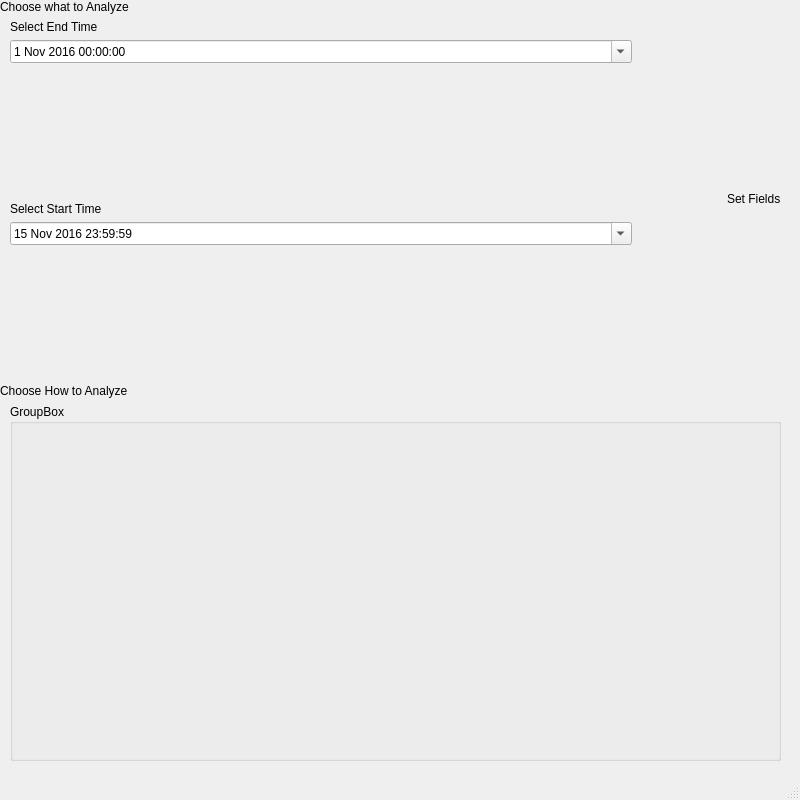
<?xml version="1.0" encoding="UTF-8"?>
<ui version="4.0">
 <class>MainWindow</class>
 <widget class="QMainWindow" name="MainWindow">
  <property name="geometry">
   <rect>
    <x>0</x>
    <y>0</y>
    <width>800</width>
    <height>800</height>
   </rect>
  </property>
  <property name="windowTitle">
   <string>MainWindow</string>
  </property>
  <widget class="QWidget" name="centralwidget">
   <widget class="QWidget" name="verticalLayoutWidget">
    <property name="geometry">
     <rect>
      <x>0</x>
      <y>0</y>
      <width>781</width>
      <height>761</height>
     </rect>
    </property>
    <layout class="QVBoxLayout" name="mainLayout" stretch="1,10,1,10">
     <item>
      <widget class="QLabel" name="label">
       <property name="sizePolicy">
        <sizepolicy hsizetype="Fixed" vsizetype="Fixed">
         <horstretch>0</horstretch>
         <verstretch>0</verstretch>
        </sizepolicy>
       </property>
       <property name="text">
        <string>Choose what to Analyze</string>
       </property>
      </widget>
     </item>
     <item>
      <layout class="QHBoxLayout" name="dataChoosingLayout" stretch="1,1">
       <property name="leftMargin">
        <number>10</number>
       </property>
       <item>
        <layout class="QHBoxLayout" name="timeSettingLayout" stretch="7,1">
         <item>
          <layout class="QVBoxLayout" name="verticalLayout" stretch="0,10,0,1,10,0">
           <item>
            <widget class="QLabel" name="label_4">
             <property name="sizePolicy">
              <sizepolicy hsizetype="Fixed" vsizetype="Fixed">
               <horstretch>0</horstretch>
               <verstretch>0</verstretch>
              </sizepolicy>
             </property>
             <property name="text">
              <string>Select End Time</string>
             </property>
            </widget>
           </item>
           <item>
            <widget class="QDateTimeEdit" name="startDateTimeEdit">
             <property name="maximumDateTime">
              <datetime>
               <hour>23</hour>
               <minute>59</minute>
               <second>59</second>
               <year>2016</year>
               <month>11</month>
               <day>15</day>
              </datetime>
             </property>
             <property name="minimumDateTime">
              <datetime>
               <hour>0</hour>
               <minute>0</minute>
               <second>0</second>
               <year>2016</year>
               <month>11</month>
               <day>1</day>
              </datetime>
             </property>
             <property name="calendarPopup">
              <bool>true</bool>
             </property>
            </widget>
           </item>
           <item>
            <spacer name="verticalSpacer_2">
             <property name="orientation">
              <enum>Qt::Vertical</enum>
             </property>
             <property name="sizeHint" stdset="0">
              <size>
               <width>20</width>
               <height>40</height>
              </size>
             </property>
            </spacer>
           </item>
           <item>
            <widget class="QLabel" name="label_3">
             <property name="sizePolicy">
              <sizepolicy hsizetype="Fixed" vsizetype="Fixed">
               <horstretch>0</horstretch>
               <verstretch>0</verstretch>
              </sizepolicy>
             </property>
             <property name="text">
              <string>Select Start Time</string>
             </property>
            </widget>
           </item>
           <item>
            <widget class="QDateTimeEdit" name="endDateTimeEdit">
             <property name="sizePolicy">
              <sizepolicy hsizetype="Preferred" vsizetype="Maximum">
               <horstretch>0</horstretch>
               <verstretch>0</verstretch>
              </sizepolicy>
             </property>
             <property name="dateTime">
              <datetime>
               <hour>23</hour>
               <minute>59</minute>
               <second>59</second>
               <year>2016</year>
               <month>11</month>
               <day>15</day>
              </datetime>
             </property>
             <property name="date">
              <date>
               <year>2016</year>
               <month>11</month>
               <day>15</day>
              </date>
             </property>
             <property name="maximumDateTime">
              <datetime>
               <hour>23</hour>
               <minute>59</minute>
               <second>59</second>
               <year>2016</year>
               <month>11</month>
               <day>15</day>
              </datetime>
             </property>
             <property name="minimumDateTime">
              <datetime>
               <hour>0</hour>
               <minute>0</minute>
               <second>0</second>
               <year>2016</year>
               <month>11</month>
               <day>1</day>
              </datetime>
             </property>
             <property name="calendarPopup">
              <bool>true</bool>
             </property>
            </widget>
           </item>
           <item>
            <spacer name="verticalSpacer">
             <property name="orientation">
              <enum>Qt::Vertical</enum>
             </property>
             <property name="sizeHint" stdset="0">
              <size>
               <width>20</width>
               <height>40</height>
              </size>
             </property>
            </spacer>
           </item>
          </layout>
         </item>
         <item>
          <layout class="QVBoxLayout" name="startAndEndLayout"/>
         </item>
        </layout>
       </item>
       <item>
        <layout class="QVBoxLayout" name="fieldsSettingLayout">
         <item>
          <widget class="QLabel" name="label_5">
           <property name="sizePolicy">
            <sizepolicy hsizetype="Preferred" vsizetype="Fixed">
             <horstretch>0</horstretch>
             <verstretch>0</verstretch>
            </sizepolicy>
           </property>
           <property name="text">
            <string>Set Fields</string>
           </property>
          </widget>
         </item>
         <item>
          <layout class="QGridLayout" name="gridLayout"/>
         </item>
        </layout>
       </item>
      </layout>
     </item>
     <item>
      <widget class="QLabel" name="label_2">
       <property name="enabled">
        <bool>true</bool>
       </property>
       <property name="sizePolicy">
        <sizepolicy hsizetype="Fixed" vsizetype="Fixed">
         <horstretch>0</horstretch>
         <verstretch>0</verstretch>
        </sizepolicy>
       </property>
       <property name="text">
        <string>Choose How to Analyze</string>
       </property>
      </widget>
     </item>
     <item>
      <layout class="QHBoxLayout" name="analyzerChoosingLayout">
       <property name="leftMargin">
        <number>10</number>
       </property>
       <item>
        <widget class="QGroupBox" name="groupBox">
         <property name="title">
          <string>GroupBox</string>
         </property>
        </widget>
       </item>
      </layout>
     </item>
    </layout>
   </widget>
  </widget>
  <widget class="QMenuBar" name="menubar">
   <property name="geometry">
    <rect>
     <x>0</x>
     <y>0</y>
     <width>800</width>
     <height>23</height>
    </rect>
   </property>
  </widget>
  <widget class="QStatusBar" name="statusbar"/>
 </widget>
 <resources/>
 <connections/>
</ui>
